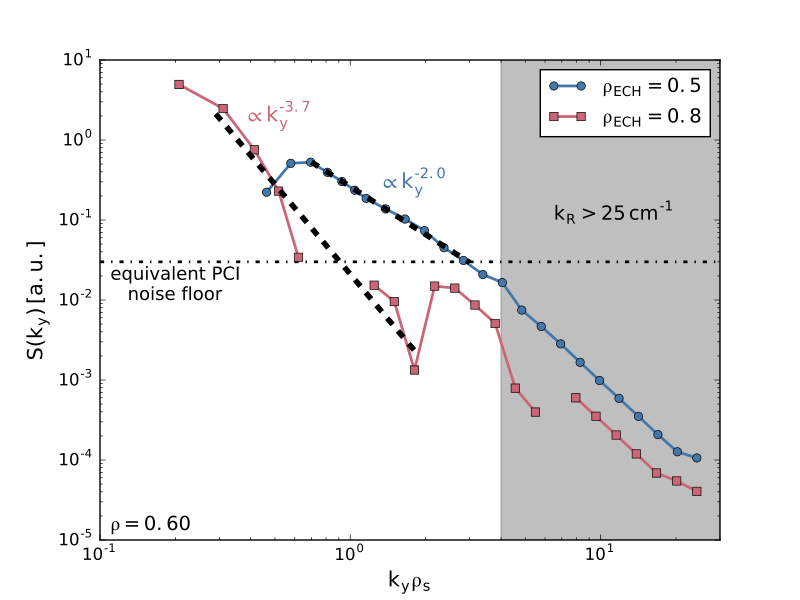

Here is the Python script that generated this plot:
import numpy as np
import matplotlib as mpl
import matplotlib.pyplot as plt
import cPickle as pickle
from distinct_colours import get_distinct

from wavenumber_conversion import get_kR


shots = np.array([
    171536,
    171538
])

# [times] = ms
times = ([
    2750,
    2200,
])

rho_ECH = ([
    0.5,
    0.8
])

rho = 0.6
Rpci = 1.98  # [Rpci] = m

# Plotting parameters
fontsize = 15
cols = get_distinct(2)
markers = ['o', 's']
linewidth = 2
ky_536_fit_lims = [0.7, 3.]
ky_538_fit_lims = [0.29, 1.85]


def load_data(shot, time, rho, sat_rule=1):
    d = '%i/%ibis/SAT_RULE_%i/0%i' % (
        shot,
        time,
        sat_rule,
        np.int(np.round(100 * rho)))

    # Load data
    fname = '%s/%s.pkl' % (d, 'density_spec_1')
    with open(fname, 'rb') as f:
        density_spec = pickle.load(f)

    fname = '%s/%s.pkl' % (d, 'ky')
    with open(fname, 'rb') as f:
        ky = pickle.load(f)

    # The `density_spec` values are from
    # OMFIT['TGLF_scan']['Experimental_spectra'][0.6]['density_spectrum']['density_spec1']
    # but these values are equal to the *square root* of the values in
    # OMFIT['TGLF_scan']['Experimental_spectra'][0.6]['out.tglf.intensity_spectrum'],
    # which gives the "gyro-bohm normalized intensity fluctuation amplitude
    # spectra"... the inclusion of the word "amplitude" is a bit confusing,
    # but the use of the word "intensity" and the fact that these values
    # are the square of `density_spec` leads me to believe that
    # `density_spec` is the *amplitude* and should be squared to
    # make a power spectrum for comparison to our measurements
    Sk = density_spec ** 2

    # Package data
    data = {
        'Sk': Sk,
        'ky': ky
    }

    return data


def power_law_fit(x, y, xlim=None):
    '''Least-squares fit data to a power law, y = c * x^{alpha}.

    Parameters:
    -----------
    x - array_like, (`N`,)
        The independent variable.
        [x] = arbitrary

    ydata - array_like, (`N`,)
        The dependent variable.
        [y] = arbitrary

    xlim - array_like, (2,) or None
        If not None, only fit data within `xlim`.
        [xlim] = [x]

    Returns:
    --------
    (c, alpha) - tuple; values for power law.

    '''
    if xlim is not None:
        ind = np.where(np.logical_and(
            x >= xlim[0],
            x <= xlim[1]))[0]
    else:
        ind = slice(None, None)

    lnx = np.log(x[ind])
    lny = np.log(y[ind])

    A = np.array([lnx, np.ones(len(lnx))]).T

    fit = np.linalg.lstsq(A, lny)[0]
    alpha = fit[0]
    c = np.exp(fit[1])

    return c, alpha


if __name__ == '__main__':
    plt.figure()

    for sind, shot in enumerate(shots):
        # Load data
        d = load_data(shot, times[sind], rho, sat_rule=1)

        # Parse data
        # kR = get_kR(d['ky'], rho, shot, times[sind], R0=Rpci)
        ky = d['ky']
        Sk = d['Sk']

        plt.loglog(
            ky,
            Sk,
            color=cols[sind],
            marker=markers[sind],
            linewidth=linewidth,
            label=r'$\mathregular{\rho_{ECH} = %.1f}$' % rho_ECH[sind])

        # Fit data to power laws
        if shot == 171536:
            c, alpha = power_law_fit(ky, Sk, xlim=ky_536_fit_lims)
            plt.loglog(
                ky_536_fit_lims,
                c * (ky_536_fit_lims ** alpha),
                color='k',
                linestyle='--',
                linewidth=(2 * linewidth))
            plt.annotate(
                r'$\mathregular{\propto k_y^{%.1f}}$' % alpha,
                (1.3, 0.25),
                color=cols[sind],
                fontsize=fontsize)
        elif shot == 171538:
            # Don't include zeros...
            kind = np.where(Sk > 0)[0]
            c, alpha = power_law_fit(
                ky[kind], Sk[kind], xlim=ky_538_fit_lims)
            plt.loglog(
                ky_538_fit_lims,
                c * (ky_538_fit_lims ** alpha),
                color='k',
                linestyle='--',
                linewidth=(2 * linewidth))
            plt.annotate(
                r'$\mathregular{\propto k_y^{%.1f}}$' % alpha,
                (0.375, 1.7),
                color=cols[sind],
                fontsize=fontsize)

    # Labeling
    plt.xlabel(
        r'$\mathregular{k_y \rho_s}$',
        fontsize=fontsize)
    plt.ylabel(
        r'$\mathregular{S(k_y) \, [a.u.]}$',
        fontsize=fontsize)
    plt.legend(
        loc='best',
        fontsize=(fontsize - 1))

    # Limits
    xlim = [0.1, 30]
    ylim=[3e-3, 5]
    ylim=[1e-5, 10]
    plt.xlim(xlim)
    plt.ylim(ylim)

    # Annotate wavenumbers outside measurable range
    fillcolor = 'gray'
    fillalpha = 0.5
    plt.fill_betweenx(
        ylim,
        4,
        xlim[-1],
        color=fillcolor,
        alpha=fillalpha)
    plt.annotate(
        r'$\mathregular{k_R > 25 \, cm^{-1}}$',
        (6.5, 1e-1),
        fontsize=(fontsize - 1))

    # Noise floor from PCI measurement
    plt.hlines(
        3e-2,
        xlim[0],
        xlim[1],
        linestyle='-.',
        linewidth=linewidth)
    plt.annotate(
        'equivalent PCI\n   noise floor',
        (0.11, 1e-2),
        fontsize=(fontsize - 2))

    # Annotate radial location
    plt.annotate(
        r'$\mathregular{\rho = %.2f}$' % rho,
        (0.11, 1.3e-5),
        fontsize=(fontsize - 1))

    plt.show()
